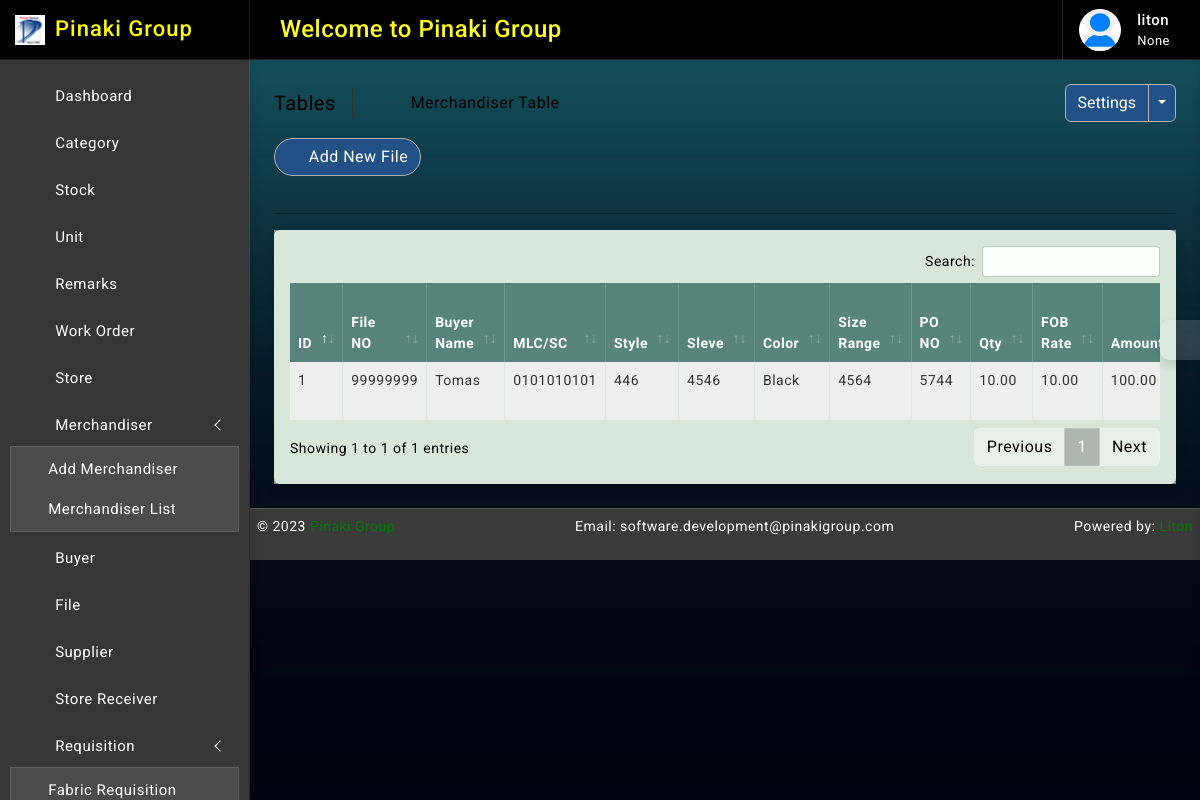
The page /file/ (signed in) on the database its author committed.
### accounts/models.py (models this page shows, shortened)
class Profile(models.Model):
    user = models.OneToOneField(User, on_delete=models.CASCADE, null=True, blank=True, related_name="profile")
    full_name = models.CharField(max_length=64, null=True, blank=True)
    img_profile = models.ImageField(upload_to='profile', default='default.png', null=True, blank=True)
    phone = models.CharField(max_length=32, null=True, blank=True, unique=True)
    designation = models.CharField("Designation", max_length=50, null=True, blank=True)
    dob = models.DateField(default=None, null=True, blank=True)
    updated_at = models.DateTimeField(auto_now_add=False, auto_now=True)
    created_at = models.DateTimeField(auto_now_add=True, auto_now=False)

### file/models.py (models this page shows, shortened)
class File(models.Model):
    file = models.CharField(max_length=64, null=True, blank=False)
    buyer_name = models.ForeignKey(Buyer, on_delete=models.CASCADE, blank=False, related_name='buyersname')
    master_lc_sc = models.CharField(max_length=128, null=True, blank=True)
    style = models.CharField(max_length=128, null=True, blank=True)
    sleve = models.CharField(max_length=128, null=True, blank=True)
    color = models.CharField(max_length=128, null=True, blank=True)
    size_range = models.CharField(max_length=128, null=True, blank=True)
    po_no = models.CharField(max_length=128, null=True, blank=True)
    quantity = models.DecimalField(max_digits=12, decimal_places=2)
    fob_rate = models.DecimalField(max_digits=12, decimal_places=2)
    amount = models.DecimalField(max_digits=12, decimal_places=2)
    abc = models.CharField(max_length=50)
    DAY = (
        ('', 'Select'),
        ('30 day', '30 day'),
        ('45 day', '45 day'),
        ('60 day', '60 day'),
        ('75 day', '75 day'),
        ('90 day', '90 day'),
        ('105 day', '105 day'),
        ('120 day', '120 day'),
    )
    xyz = models.CharField(max_length=64, null=True, blank=True, choices=DAY)
    exp_date_of_delivery = models.DateField(default=date.today, null=True, blank=True)
    shipment_date = models.DateField(default=date.today, null=True, blank=True)
    updated_at = models.DateTimeField(auto_now_add=False, auto_now=True)
    created_at = models.DateTimeField(auto_now_add=True, auto_now=False)

### buyer/models.py (models this page shows)
class Buyer(models.Model):
    name = models.CharField(max_length=64, null=True, blank=True)
    address = models.CharField(max_length=128, null=True, blank=True)
    country = models.CharField(max_length=64, null=True, blank=True)
    TYPE = (
        ('', 'Select'),
        ('direct_customer', 'Direct Customer'),
        ('buying_house', 'Buying House'),
    )
    type = models.CharField(max_length=64, null=True, blank=False, choices=TYPE)
    updated_at = models.DateTimeField(auto_now_add=False, auto_now=True)
    created_at = models.DateTimeField(auto_now_add=True, auto_now=False)
    def __str__(self):
        return self.name

### accounts/decorators.py (the view)
        def wrapper_func(request, *args, **kwargs):
            group = None
            if request.user.groups.exists():
                group = request.user.groups.all()[0].name
            if group in allowed_roles:
                return view_func(request, *args, **kwargs)
            else:
                return render(request, 'accounts/index.html')

### file/views.py (called while the page is built)
@login_required
@allowed_users(allowed_roles=['admin', 'merchandiser', 'store'])
def file_read(request):
    file_data = File.objects.all().order_by('-id')
    context = {
        'file_data': file_data
    }
    return render(request, 'file/read.html', context)

### templates/file/read.html (shortened to what this page needs)
{% extends 'base/index.html' %}
{% block body %}
{% load static %}
		<div class="page-wrapper">
			<div class="page-content">
				<div class="page-breadcrumb d-none d-sm-flex align-items-center mb-3">
					<div class="breadcrumb-title pe-3">Tables</div>
					<div class="ps-3">
						<nav aria-label="breadcrumb">
							<ol class="breadcrumb mb-0 p-0">
								<li class="breadcrumb-item"><a href="{% url 'home' %}"><i class="bx bx-home-alt"></i></a>
								</li>
								<li class="breadcrumb-item active" aria-current="page">Merchandiser Table</li>
							</ol>
						</nav>
					</div>
					<div class="ms-auto">
						<div class="btn-group">
							<button type="button" class="btn btn-light">Settings</button>
							<button type="button" class="btn btn-light dropdown-toggle dropdown-toggle-split" data-bs-toggle="dropdown">	<span class="visually-hidden">Toggle Dropdown</span>
							</button>
						</div>
					</div>
				</div>
                <div class="ms-auto"><a href="/file/create/" class="btn btn-light radius-30 mt-2 mt-lg-0"><i class="bx bxs-plus-square"></i>Add New File</a></div><br>
				<hr/>
				<div class="card">
					<div class="card-body">
						<div class="table-responsive">
							<table id="example2" class="table table-striped table-bordered">
								<thead>
									<tr>
										<th>ID</th>
										<th>File NO</th>
                                        <th>Buyer Name</th>
										<th>MLC/SC</th>
										<th>Style</th>
										<th>Sleve</th>
										<th>Color</th>
										<th>Size Range</th>
										<th>PO NO</th>
										<th>Qty</th>
										<th>FOB Rate</th>
										<th>Amount</th>
									</tr>
								</thead>
								<tbody>
									{% for data in file_data %}
									<tr>
                                        <td>{{ data.id }}</td>
                                        <td>{{ data.file }}</td>
                                        <td>{{ data.buyer_name }}</td>
                                        <td>{{ data.master_lc_sc }}</td>
                                        <td>{{ data.style }}</td>
                                        <td>{{ data.sleve }}</td>
                                        <td>{{ data.color }}</td>
                                        <td>{{ data.size_range }}</td>
                                        <td>{{ data.po_no }}</td>
                                        <td>{{ data.quantity }}</td>
                                        <td>{{ data.fob_rate }}</td>
                                        <td>{{ data.amount }}</td>
									</tr>
								 {% endfor %}
								</tbody>
							</table>
						</div>
					</div>
				</div>
			</div>
		</div>
{% endblock body %}

### templates/base/index.html (shortened to what this page needs)
{% load static %}
<!DOCTYPE html>
<html lang="en">
<head>
<link href="{% static 'plugins/simplebar/css/simplebar.css' %}" rel="stylesheet" />
<link href="{% static 'plugins/perfect-scrollbar/css/perfect-scrollbar.css' %}" rel="stylesheet" />
<link href="{% static 'plugins/metismenu/css/metisMenu.min.css' %}" rel="stylesheet" />
<link href="{% static 'plugins/datatable/css/dataTables.bootstrap5.min.css' %}" rel="stylesheet" />
<link href="{% static 'css/bootstrap.min.css' %}" rel="stylesheet">
<link href="{% static 'css/bootstrap-extended.css' %}" rel="stylesheet">
<link href="{% static 'css/app.css' %}" rel="stylesheet">
<link href="{% static 'css/icons.css' %}" rel="stylesheet">
<link rel="stylesheet" href="https://cdnjs.cloudflare.com/ajax/libs/select2/4.0.13/css/select2.min.css">
</head>
<body class="bg-theme bg-theme2">
    <div class="wrapper">
<div class="sidebar-wrapper" data-simplebar="true">
    <div class="sidebar-header">
        <div>
            <img src="{% static 'images/logo-icon.png' %}" class="logo-icon" alt="logo icon">
        </div>
        <div>
            <h4 class="logo-text">Pinaki Group</h4>
        </div>
        <div class="toggle-icon ms-auto"><i class='bx bx-arrow-to-left'></i>
        </div>
    </div>
    <ul class="metismenu" id="menu">
        <li>
            <a href="{% url 'home' %}">
                <div class="parent-icon"><i class='bx bx-home-circle'></i>
                </div>
                <div class="menu-title">Dashboard</div>
            </a>
        </li>
        {% for group in user.groups.all %}
        {% if group.name == "merchandiser" %}
        <li>
            <a class="has-arrow" href="javascript:;">
                <div class="parent-icon"><i class="bx bx-grid-alt"></i>
                </div>
                <div class="menu-title">Merchandiser</div>
            </a>
            <ul>
                <li> <a href="/merchandiser/create/"><i class="bx bx-right-arrow-alt"></i>Add Merchandiser</a>
                </li>
                <li> <a href="{% url 'merchandiser_read' %}"><i class="bx bx-right-arrow-alt"></i>Merchandiser List</a>
                </li>
            </ul>
        </li>
                <li>
                    <a href="{% url 'buyer_read' %}">
                        <div class="parent-icon"><i class="lni lni-users"></i>
                        </div>
                        <div class="menu-title">Buyer</div>
                    </a>
                </li>
                <li>
                    <a href="{% url 'file_read' %}">
                        <div class="parent-icon"><i class='bx bx-file'></i>
                        </div>
                        <div class="menu-title">File</div>
                    </a>
                </li>
                <li>
                    <a href="/supplier/create/">
                        <div class="parent-icon"><i class='lni lni-cart-full'></i>
                        </div>
                        <div class="menu-title">Supplier</div>
                    </a>
                </li>
            {% else %}
            <li>
                <a href="{% url 'category_read' %}">
                    <div class="parent-icon"><i class='bx bx-grid-alt'></i>
                    </div>
                    <div class="menu-title">Category</div>
                </a>
            </li>
            <li>
                <a href="{% url 'stock_read' %}">
                    <div class="parent-icon"><i class="fadeIn animated bx bx-store"></i>
                    </div>
                    <div class="menu-title">Stock</div>
                </a>
            </li>
            <li>
                <a href="{% url 'unit_read' %}">
                    <div class="parent-icon"><i class="fadeIn animated bx bx-store"></i>
                    </div>
                    <div class="menu-title">Unit</div>
                </a>
            </li>
            <li>
                <a href="{% url 'remarks_read' %}">
                    <div class="parent-icon"><i class="fadeIn animated bx bx-comment-add"></i>
                    </div>
                    <div class="menu-title">Remarks</div>
                </a>
            </li>
            <li>
                <a href="{% url 'wo_read' %}">
                    <div class="parent-icon"><i class="lni lni-cart"></i>
                    </div>
                    <div class="menu-title">Work Order</div>
                </a>
            </li>
            <li>
                <a href="{% url 'store_read' %}">
                    <div class="parent-icon"><i class="fadeIn animated bx bx-store-alt"></i>
                    </div>
                    <div class="menu-title">Store</div>
                </a>
            </li>
            <li>
                <a class="has-arrow" href="javascript:;">
                    <div class="parent-icon"><i class="bx bx-grid-alt"></i>
                    </div>
                    <div class="menu-title">Merchandiser</div>
                </a>
                <ul>
                    <li> <a href="/merchandiser/create/"><i class="bx bx-right-arrow-alt"></i>Add Merchandiser</a>
                    </li>
                    <li> <a href="{% url 'merchandiser_read' %}"><i class="bx bx-right-arrow-alt"></i>Merchandiser List</a>
                    </li>
                </ul>
            </li>
            <li>
                <a href="{% url 'buyer_read' %}">
                    <div class="parent-icon"><i class="lni lni-users"></i>
                    </div>
                    <div class="menu-title">Buyer</div>
                </a>
            </li>
            <li>
                <a href="{% url 'file_read' %}">
                    <div class="parent-icon"><i class='bx bx-file'></i>
                    </div>
                    <div class="menu-title">File</div>
                </a>
            </li>
            <li>
                <a href="/supplier/create/">
                    <div class="parent-icon"><i class='lni lni-cart-full'></i>
                    </div>
                    <div class="menu-title">Supplier</div>
                </a>
            </li>
                <li>
                    <a href="{% url 'storeRec_read' %}">
                        <div class="parent-icon"><i class='bx bx-cart'></i>
                        </div>
                        <div class="menu-title">Store Receiver</div>
                    </a>
                </li>
                <li>
                    <a href="javascript:;" class="has-arrow">
                        <div class="parent-icon"><i class='lni lni-spiner-solid'></i>
                        </div>
                        <div class="menu-title">Requisition</div>
                    </a>
                    <ul>
                        <li> <a href="{% url 'fabricr_read' %}"><i class="bx bx-right-arrow-alt"></i>Fabric Requisition</a>
                        </li>
                    </ul>
                </li>
            {% endif %}
        {% endfor %}
    </ul>
</div>
		<header>
			<div class="topbar d-flex align-items-center">
				<nav class="navbar navbar-expand">
					<div class="search-bar flex-grow-1">
						<div class="position-relative search-bar-box">
							<marquee behavior="" direction="">
								<h4 style="color:#FFFF22"class="my-4">Welcome to Pinaki Group</h4>
							</marquee>
						</div>
					</div>
					<div class="top-menu ms-auto">
						<ul class="navbar-nav align-items-center">
							<li class="nav-item dropdown dropdown-large">
								<a class="nav-link dropdown-toggle dropdown-toggle-nocaret" href="#" role="button" data-bs-toggle="dropdown" aria-expanded="false">	<i class='bx bx-category'></i>
								</a>
							</li>
						</ul>
					</div>
					<div class="user-box dropdown">
						<a class="d-flex align-items-center nav-link dropdown-toggle dropdown-toggle-nocaret" href="#" role="button" data-bs-toggle="dropdown" aria-expanded="false">
							<img src="{{ user.profile.img_profile.url }}" class="user-img" alt="user avatar">
							<div class="user-info ps-3">
								<p class="user-name mb-0">{{request.user}}</p>
								<p class="designattion mb-0">{{ user.profile.designation }}</p>
							</div>
						</a>
					</div>
				</nav>
			</div>
		</header>
        {% block body %}
        {% endblock body %}
        <footer class="page-footer">
            <p>
                <span style="text-align:left;float:left">&copy; 2023 <a href="https://pinakigroup.com/" alt="Bootstrap Themes" target="_blank">Pinaki Group</a></span>
                <span class="mb-0">Email: software.development@pinakigroup.com</span>
                <span class="hidden-phone" style="text-align:right;float:right">Powered by: <a href="https://www.linkedin.com/in/litonbairaggi" alt="Bootstrap Admin Templates" target="_blank">Liton</a></span>
            </p>
        </footer>
    </div>
	<div class="switcher-wrapper">
		<div class="switcher-btn"> <i class='bx bx-cog bx-spin'></i>
		</div>
	</div>
</body>
</html>

### rows shown on the page
File: id "1", file "99999999", buyer_name "Tomas", master_lc_sc "0101010101", style "446", sleve "4546", color "Black", size_range "4564", po_no "5744", quantity "10.00", fob_rate "10.00", amount "100.00"

### other values the page prints
{{ request.user }} "liton"
{{ user.profile.designation }} "None"
